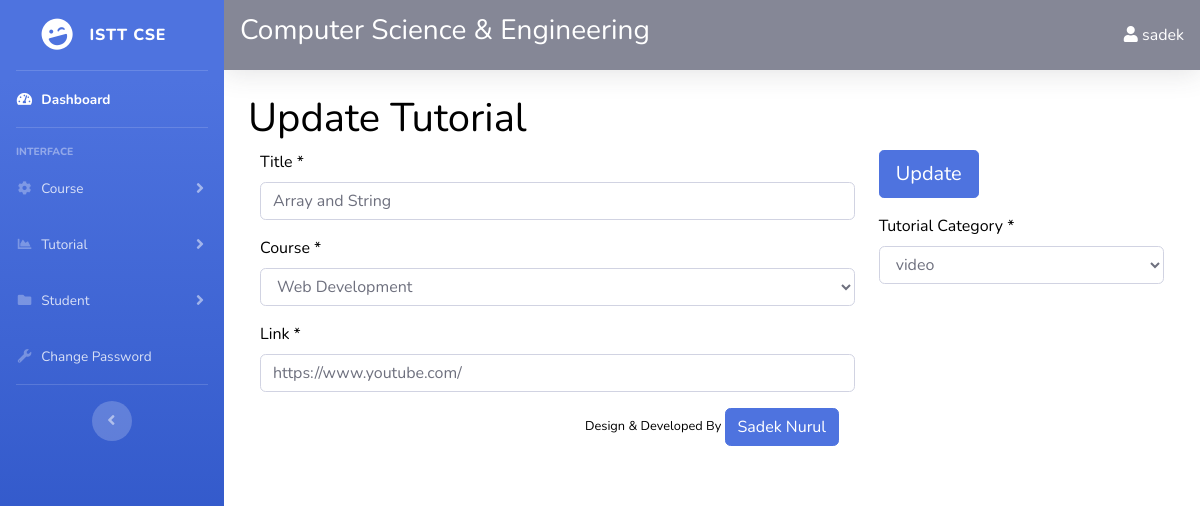
The page /admin/index.php?edit_tutorial&id=2 (signed in) on the database its author committed.
### tables this page shows
CREATE TABLE `tutorials` (
  `id` int(100) NOT NULL,
  `title` varchar(255) NOT NULL,
  `course_id` int(100) NOT NULL,
  `link` text NOT NULL,
  `category` varchar(100) NOT NULL,
  `date` varchar(255) NOT NULL
);

CREATE TABLE `courses` (
  `id` int(100) NOT NULL,
  `name` varchar(255) NOT NULL,
  `image` text NOT NULL,
  `date` varchar(255) NOT NULL
);

### resources/functions.php (called while the page is built, shortened)
<?php
function query($sql){
	global $connection;
	return mysqli_query($connection,$sql);
}
function escape_string($string){
	global $connection;
	return mysqli_real_escape_string($connection,$string);
}
function fetch_array($result){
	return mysqli_fetch_array($result);
}
function remove_slashes($string){
	$text = str_replace("\\r\\n", "", $string);
	$text = implode("",explode("\\",$text));
	return $text;
}
function course_name($id){
	$query = query("SELECT * FROM courses WHERE id = " . escape_string($id). " ");
	$row = fetch_array($query);
	return $row['name'];
}
?>

### resources/templates/back/edit-tutorial.php (the view, shortened to what this page needs)
<?php
	$query = query("SELECT * FROM tutorials WHERE id = " . escape_string($_GET['id']) . "");
	while($row = fetch_array($query)) {
		$title       = remove_slashes(escape_string($row['title']));
		$course_id 	 = escape_string($row['course_id']);
		$course_name = course_name($course_id);
		$link 		 = escape_string($row['link']);
		$category 	 = escape_string($row['category']);
	}
?>
<div class="col-md-12">
<div class="row">
<h1 class="page-header">
   Update Tutorial
</h1>
</div>
<div class="row">
<form action="" method="post" enctype="multipart/form-data" style="width:100%;">
<div class="col-md-8">
	<div class="form-group">
		<label for="">Title * </label>
            <input type="text" name="title" id="" class="form-control" value="<?php echo stripslashes(trim($title)); ?>" required />
    </div>
	<div class="form-group">
		<label for="">Course * </label>
        <select name="course_id" id="" class="form-control">
        	<option value="<?php echo $course_id; ?>"><?php echo $course_name; ?></option>
        </select>
    </div>
	<div class="form-group">
		<label for="">Link * </label>
            <input type="text" name="link" id="" class="form-control" value="<?php echo $link; ?>" required />
    </div>
</div>
<aside id="admin_sidebar" class="col-md-4">
     <div class="form-group">
        <input type="submit" name="update" class="btn btn-primary btn-lg" value="Update">
    </div>
	<div class="form-group">
		<label for="">Tutorial Category * </label>
        <select name="category" id="" class="form-control">
        	<option value="<?php echo $category; ?>"><?php echo $category; ?></option>
        </select>
    </div>
</aside>
</form>
</div>

### rows shown on the page
tutorials: title "Array and String", course_id "Web Development", link "https://www.youtube.com/", category "video"

### other values the page prints
$_SESSION['username'] "sadek"
